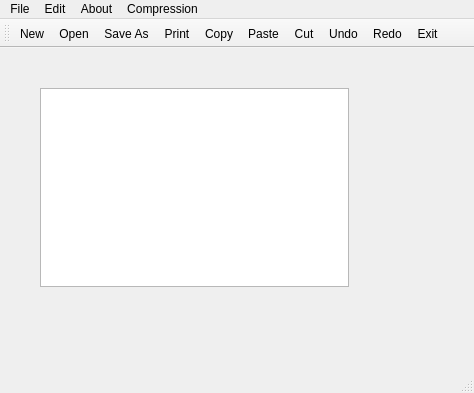
<?xml version="1.0" encoding="UTF-8"?>
<ui version="4.0">
 <class>MainWindow</class>
 <widget class="QMainWindow" name="MainWindow">
  <property name="geometry">
   <rect>
    <x>0</x>
    <y>0</y>
    <width>474</width>
    <height>393</height>
   </rect>
  </property>
  <property name="windowTitle">
   <string>MainWindow</string>
  </property>
  <widget class="QWidget" name="centralWidget">
   <widget class="QWidget" name="verticalLayoutWidget">
    <property name="geometry">
     <rect>
      <x>29</x>
      <y>29</y>
      <width>331</width>
      <height>221</height>
     </rect>
    </property>
    <layout class="QVBoxLayout" name="verticalLayout">
     <item>
      <widget class="QPlainTextEdit" name="plainTextEdit"/>
     </item>
    </layout>
   </widget>
  </widget>
  <widget class="QMenuBar" name="menuBar">
   <property name="geometry">
    <rect>
     <x>0</x>
     <y>0</y>
     <width>474</width>
     <height>22</height>
    </rect>
   </property>
   <widget class="QMenu" name="menuFile">
    <property name="title">
     <string>File</string>
    </property>
    <addaction name="actionNew"/>
    <addaction name="actionOpen"/>
    <addaction name="actionSave"/>
    <addaction name="actionPrint"/>
    <addaction name="actionExit"/>
   </widget>
   <widget class="QMenu" name="menuEdit">
    <property name="title">
     <string>Edit</string>
    </property>
    <addaction name="actionCopy"/>
    <addaction name="actionPaste"/>
    <addaction name="actionCut"/>
    <addaction name="actionUndo"/>
    <addaction name="actionRedo"/>
   </widget>
   <widget class="QMenu" name="menuAbout">
    <property name="title">
     <string>About</string>
    </property>
    <addaction name="actionAuthors"/>
    <addaction name="actionAbout_Qt"/>
   </widget>
   <widget class="QMenu" name="menuCompress">
    <property name="geometry">
     <rect>
      <x>482</x>
      <y>131</y>
      <width>159</width>
      <height>100</height>
     </rect>
    </property>
    <property name="title">
     <string>Compression</string>
    </property>
    <addaction name="actionCompress"/>
    <addaction name="actionDecompress"/>
   </widget>
   <addaction name="menuFile"/>
   <addaction name="menuEdit"/>
   <addaction name="menuAbout"/>
   <addaction name="menuCompress"/>
  </widget>
  <widget class="QToolBar" name="mainToolBar">
   <attribute name="toolBarArea">
    <enum>TopToolBarArea</enum>
   </attribute>
   <attribute name="toolBarBreak">
    <bool>false</bool>
   </attribute>
   <addaction name="actionNew"/>
   <addaction name="actionOpen"/>
   <addaction name="actionSave"/>
   <addaction name="actionPrint"/>
   <addaction name="actionCopy"/>
   <addaction name="actionPaste"/>
   <addaction name="actionCut"/>
   <addaction name="actionUndo"/>
   <addaction name="actionRedo"/>
   <addaction name="actionExit"/>
  </widget>
  <widget class="QStatusBar" name="statusBar"/>
  <action name="actionNew">
   <property name="icon">
    <iconset resource="resources.qrc">
     <normaloff>:/imgs/imgs/New.bmp</normaloff>:/imgs/imgs/New.bmp</iconset>
   </property>
   <property name="text">
    <string>New</string>
   </property>
  </action>
  <action name="actionOpen">
   <property name="icon">
    <iconset resource="resources.qrc">
     <normaloff>:/imgs/imgs/Open.bmp</normaloff>:/imgs/imgs/Open.bmp</iconset>
   </property>
   <property name="text">
    <string>Open</string>
   </property>
  </action>
  <action name="actionSave">
   <property name="icon">
    <iconset resource="resources.qrc">
     <normaloff>:/imgs/imgs/Save.bmp</normaloff>:/imgs/imgs/Save.bmp</iconset>
   </property>
   <property name="text">
    <string> Save As</string>
   </property>
  </action>
  <action name="actionPrint">
   <property name="icon">
    <iconset resource="resources.qrc">
     <normaloff>:/imgs/imgs/Turtle.png</normaloff>:/imgs/imgs/Turtle.png</iconset>
   </property>
   <property name="text">
    <string>Print</string>
   </property>
  </action>
  <action name="actionExit">
   <property name="icon">
    <iconset resource="resources.qrc">
     <normaloff>:/imgs/imgs/dtu.png</normaloff>:/imgs/imgs/dtu.png</iconset>
   </property>
   <property name="text">
    <string>Exit</string>
   </property>
  </action>
  <action name="actionCopy">
   <property name="icon">
    <iconset resource="resources.qrc">
     <normaloff>:/imgs/imgs/Copy.bmp</normaloff>:/imgs/imgs/Copy.bmp</iconset>
   </property>
   <property name="text">
    <string>Copy</string>
   </property>
  </action>
  <action name="actionPaste">
   <property name="icon">
    <iconset resource="resources.qrc">
     <normaloff>:/imgs/imgs/Paste.bmp</normaloff>:/imgs/imgs/Paste.bmp</iconset>
   </property>
   <property name="text">
    <string>Paste</string>
   </property>
  </action>
  <action name="actionCut">
   <property name="icon">
    <iconset resource="resources.qrc">
     <normaloff>:/imgs/imgs/Cut.bmp</normaloff>:/imgs/imgs/Cut.bmp</iconset>
   </property>
   <property name="text">
    <string>Cut</string>
   </property>
  </action>
  <action name="actionUndo">
   <property name="text">
    <string>Undo</string>
   </property>
  </action>
  <action name="actionRedo">
   <property name="text">
    <string>Redo</string>
   </property>
  </action>
  <action name="actionAuthors">
   <property name="text">
    <string>About Us</string>
   </property>
  </action>
  <action name="actionAbout_Qt">
   <property name="text">
    <string>About Qt</string>
   </property>
  </action>
  <action name="actionCompress">
   <property name="text">
    <string>Compress</string>
   </property>
  </action>
  <action name="actionDecompress">
   <property name="text">
    <string>Decompress</string>
   </property>
  </action>
 </widget>
 <layoutdefault spacing="6" margin="11"/>
 <resources>
  <include location="resources.qrc"/>
 </resources>
 <connections/>
</ui>
